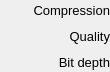
    <widget class="PyDMFrame" name="composite_13">
      <property name="geometry">
        <rect>
          <x>777</x>
          <y>146</y>
          <width>110</width>
          <height>72</height>
        </rect>
      </property>
      <widget class="QLabel" name="text_16">
        <property name="geometry">
          <rect>
            <x>20</x>
            <y>52</y>
            <width>90</width>
            <height>20</height>
          </rect>
        </property>
        <property name="text">
          <string>Bit depth</string>
        </property>
        <property name="font" stdset="0">
          <font>
            <pointsize>10</pointsize>
          </font>
        </property>
        <property name="brush" stdset="0">
          <brush brushstyle="SolidPattern">
            <color alpha="255">
              <red>0</red>
              <green>0</green>
              <blue>0</blue>
            </color>
          </brush>
        </property>
        <property name="toolTip">
          <string>text_16</string>
        </property>
        <property name="alignment">
          <set>Qt::AlignRight|Qt::AlignTrailing|Qt::AlignVCenter</set>
        </property>
        <property name="styleSheet">
          <string notr="true">QLabel#text_16 {
  color: rgb(0, 0, 0);
  }</string>
        </property>
      </widget>
      <widget class="QLabel" name="text_17">
        <property name="geometry">
          <rect>
            <x>0</x>
            <y>0</y>
            <width>110</width>
            <height>20</height>
          </rect>
        </property>
        <property name="text">
          <string>Compression</string>
        </property>
        <property name="font" stdset="0">
          <font>
            <pointsize>10</pointsize>
          </font>
        </property>
        <property name="brush" stdset="0">
          <brush brushstyle="SolidPattern">
            <color alpha="255">
              <red>0</red>
              <green>0</green>
              <blue>0</blue>
            </color>
          </brush>
        </property>
        <property name="toolTip">
          <string>text_17</string>
        </property>
        <property name="alignment">
          <set>Qt::AlignRight|Qt::AlignTrailing|Qt::AlignVCenter</set>
        </property>
        <property name="styleSheet">
          <string notr="true">QLabel#text_17 {
  color: rgb(0, 0, 0);
  }</string>
        </property>
      </widget>
      <widget class="QLabel" name="text_18">
        <property name="geometry">
          <rect>
            <x>40</x>
            <y>26</y>
            <width>70</width>
            <height>20</height>
          </rect>
        </property>
        <property name="text">
          <string>Quality</string>
        </property>
        <property name="font" stdset="0">
          <font>
            <pointsize>10</pointsize>
          </font>
        </property>
        <property name="brush" stdset="0">
          <brush brushstyle="SolidPattern">
            <color alpha="255">
              <red>0</red>
              <green>0</green>
              <blue>0</blue>
            </color>
          </brush>
        </property>
        <property name="toolTip">
          <string>text_18</string>
        </property>
        <property name="alignment">
          <set>Qt::AlignRight|Qt::AlignTrailing|Qt::AlignVCenter</set>
        </property>
        <property name="styleSheet">
          <string notr="true">QLabel#text_18 {
  color: rgb(0, 0, 0);
  }</string>
        </property>
      </widget>
    </widget>
